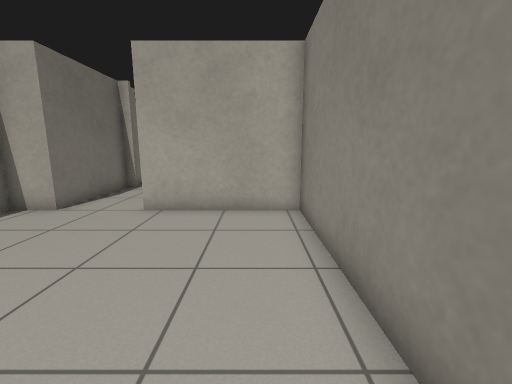
view 1 (above)

24 first-person views from a walk through a world built for the Gazebo simulator. The camera is 1 m above the floor, tilts 10° down and sees 90° across. Floor lines are 1 m apart. The floor is counted in squares, 0.5 m on a side. Each view is taken from the middle of a square. On the plan, view 1 faces up. The plan holds only what a view shows up to about 16 squares ahead; the rest is blank. The place goes on beyond the plan. The robots in the file are not drawn. Simple shapes stand in for some stock models. Surface patterns are stand-ins for the level's own textures.

view 2
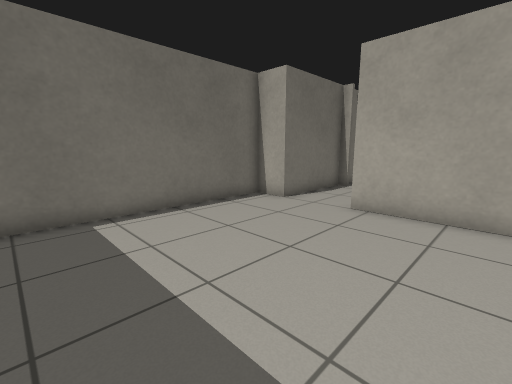

view 3
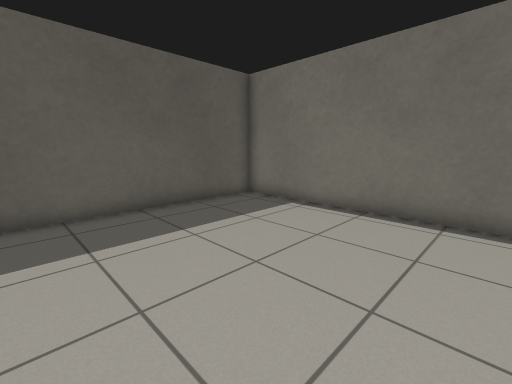

view 4
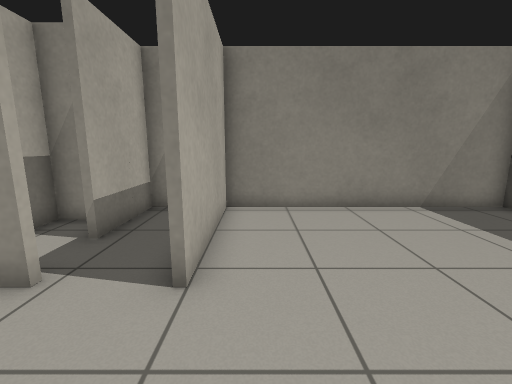

view 5
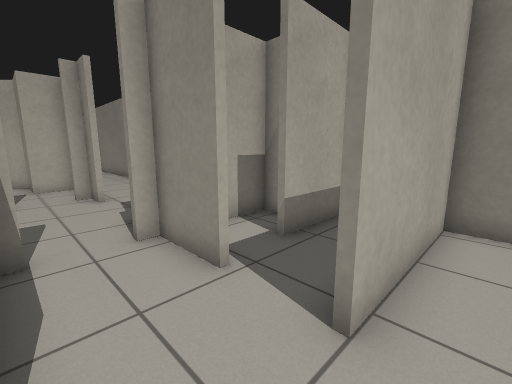

view 6
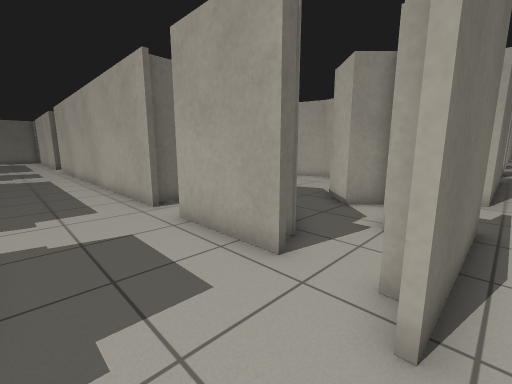

view 7
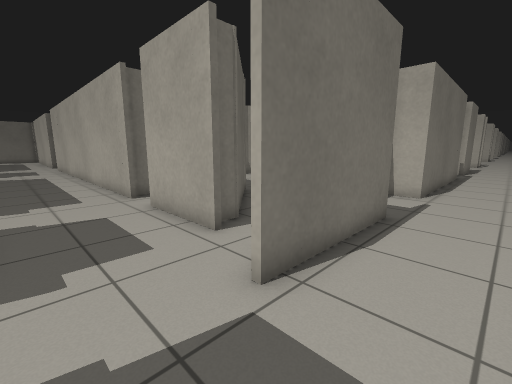

view 8
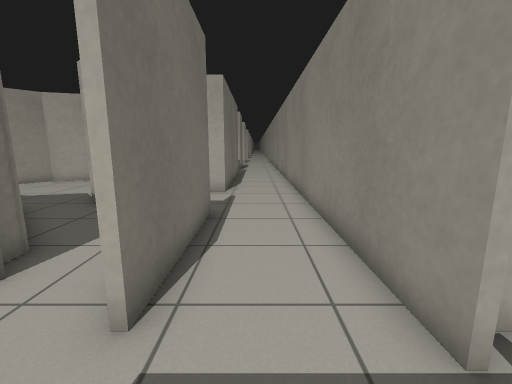

view 9
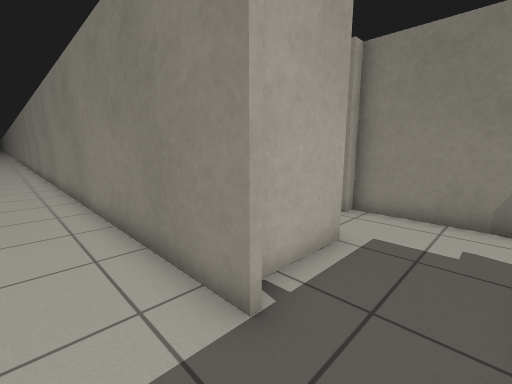

view 10
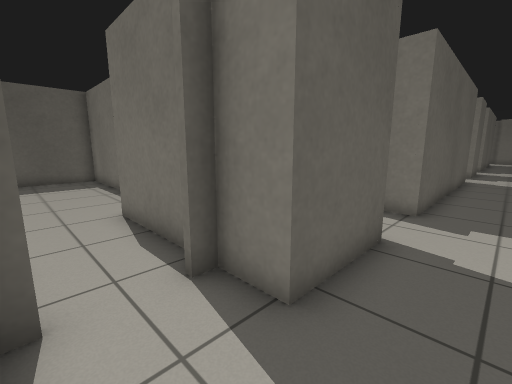

view 11
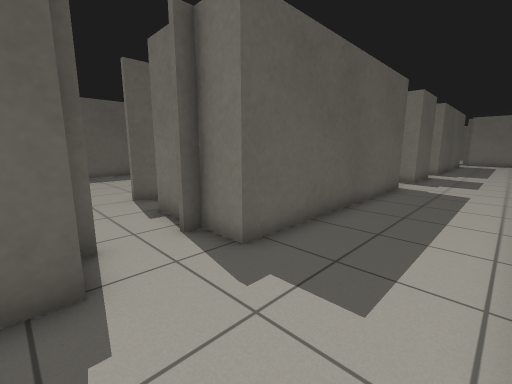

view 12
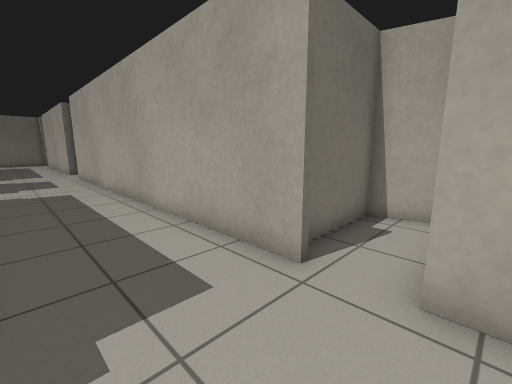

view 13
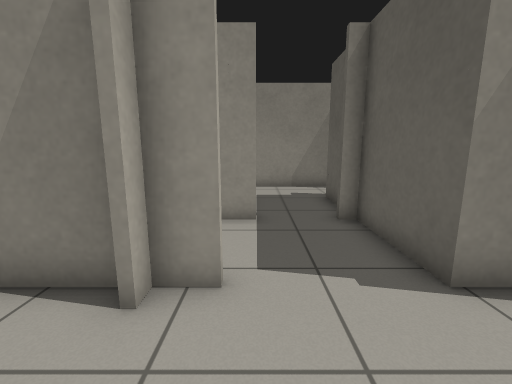

view 14
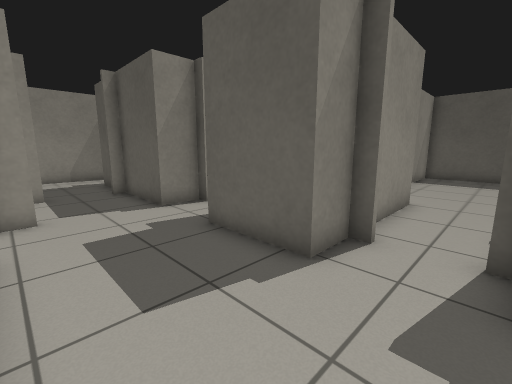

view 15
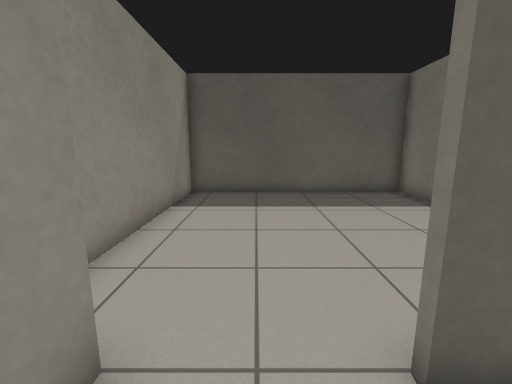

view 16
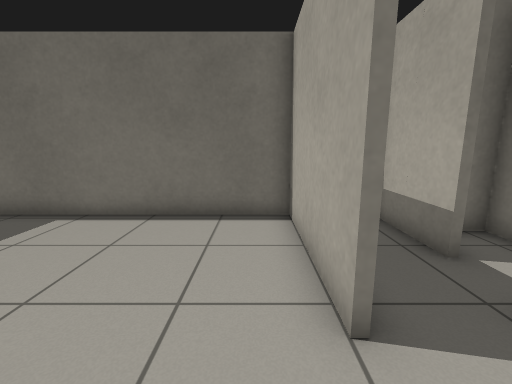

view 17
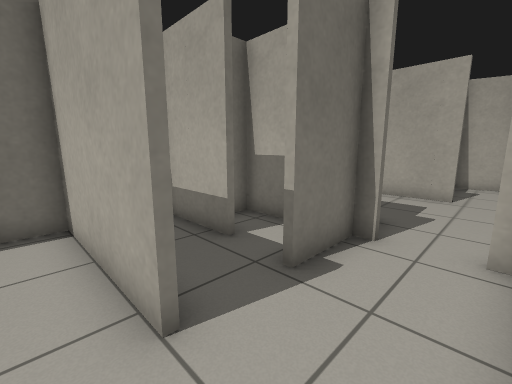

view 18
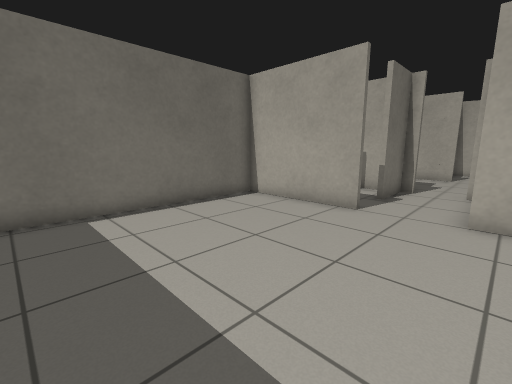

view 19
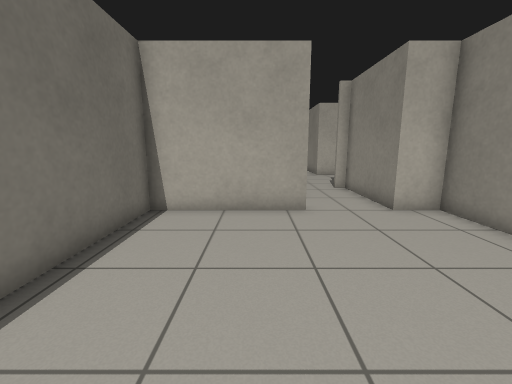

view 20
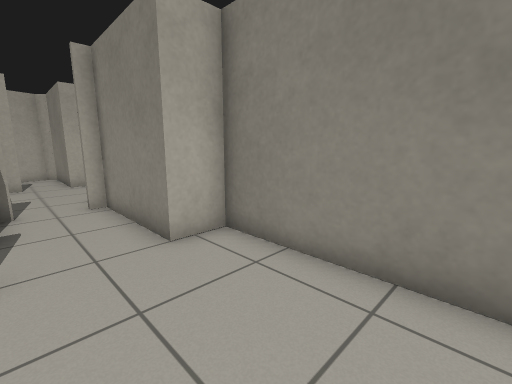

view 21
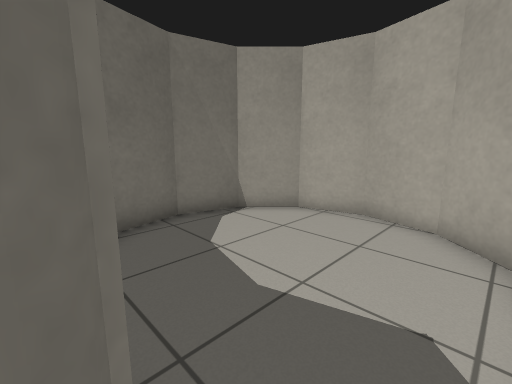

view 22
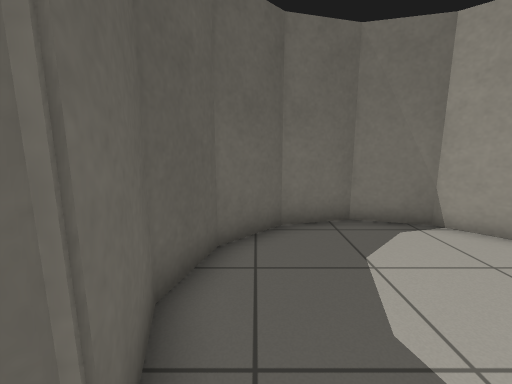

view 23
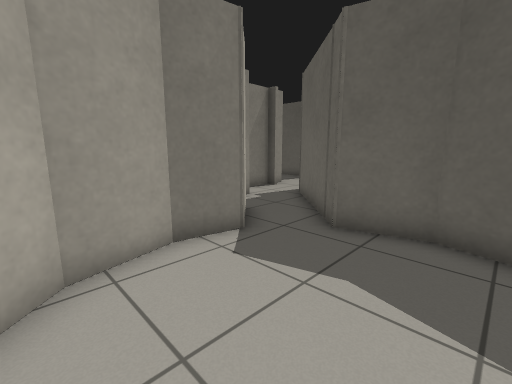

view 24
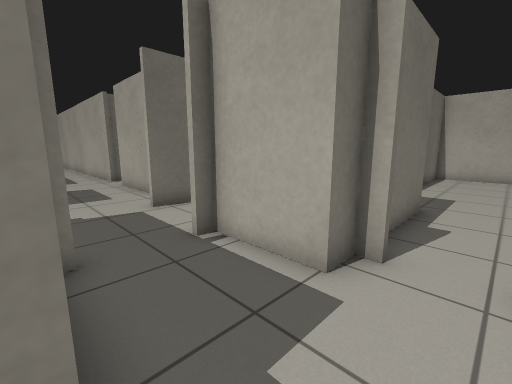

### Floor plan
Points are (right, up) in squares from view 1. A wall is a line through its corners. A room is listed if a view was taken in it or the views show most of it. See-through windows are left out.
Room 1 (views 1, 2, 3, 4, 5)
walls: (-6.4, 8) (-8, 8); (-7.9, 8) (-7.9, -1.4); (-8, -1.3) (1.4, -1.3) (1.4, 8) (-3.6, 8)
ways out: opening at (-4.5, 8) to room 8
Room 2 (views 6, 7, 8, 9, 10, 24)
walls: (-0.1, 16.9) (-0.1, 25.6); (-3.6, 18.5) (-4.1, 18.5); (-3.4, 22.8) (-3.4, 17.4); (3.6, 18.5) (3.1, 18.5) (3.1, 17.5) (0.1, 17.5) (0.1, 17); (-3.6, 14.2) (-0.1, 14.2) (-0.1, 14.8); (1.6, 14.2) (3.1, 14.2) (3.1, 13.8); (3.1, 23.2) (3.1, 20.4); (-3.4, 26.5) (-4.6, 26.5); (5.9, 13.4) (5.9, 18.5)
ways out: opening at (-3.5, 16) to room 3; opening at (-1.5, 26.5); opening at (4.5, 23)
Room 3 (views 11, 12, 13, 14)
walls: (-11.4, 18.5) (-27.5, 18.5); (-22.6, 14.2) (-12.4, 14.2) (-12.4, 10.2); (-9.6, 12.7) (-9.6, 14.2) (-6.4, 14.2) (-6.4, 10.5); (-9.6, 10.5) (-9.6, 12.5); (-5.9, 18.5) (-9.6, 18.5) (-9.6, 22.6) (-10, 23) (-11.9, 22.5) (-11.9, 18.8); (-27.5, 14.2) (-25.4, 14.2) (-25.4, 13.4); (-3.6, 17.4) (-3.6, 18.5); (-3.6, 12.7) (-3.6, 14.2); (-3.6, 10.1) (-3.6, 12.5)
ways out: opening at (-3.5, 16) to room 2; opening at (-11, 11) to room 4; opening at (-5, 18) to room 6; opening at (-5, 10) to room 8
Room 4 (view 15)
walls: (-13.4, 8.2) (-12.4, 8.2); (-14.4, 10.5) (-17, 10.5); (-9.6, 8) (-9.6, 10.5)
ways out: opening at (-11, 11) to room 3; opening at (-11.5, 8) to room 5
Room 5 (views 16, 17, 18, 19, 20)
walls: (-12.4, 8) (-17.4, 8) (-17.4, -1.3) (-8, -1.3); (-8, 8) (-9.6, 8); (-8.1, -1.4) (-8.1, 8)
ways out: opening at (-11.5, 8) to room 4
Room 6 (view 21)
walls: (-6.4, 19.8) (-6.4, 19); (-6, 24.4) (-7, 23.5) (-8.4, 24.9); (-10, 23.2) (-6.4, 19.4); (-3.6, 21.5) (-5.1, 21.5) (-5.1, 23.6) (-5.7, 24.2); (-3.6, 18.7) (-3.6, 20.8)
ways out: opening at (-5, 18) to room 3; opening at (-9, 23) to room 7
Room 7 (views 22, 23)
walls: (-12, 22.7) (-10, 23.2); (-8.4, 24.9) (-8.1, 26.6) (-8.7, 28.6) (-10.1, 30) (-12, 30.5) (-13.9, 30) (-15.4, 28.6) (-15.9, 26.6) (-15.4, 24.7) (-13.9, 23.2) (-11.9, 22.7)
ways out: opening at (-9, 23) to room 6
Room 8 (no view inside)
walls: (-6.4, 10.5) (-6.4, 8); (1.4, 9.9) (1.4, 10.5) (-1.6, 10.5)
ways out: opening at (-4.5, 8) to room 1; opening at (-5, 10) to room 3

Positions as (right, up) in squares from view 1, and headings:
1: (0, 0), facing up
2: (0, 0), facing up-left
3: (0, 7), facing down-left
4: (-7, 7), facing right
5: (-6, 7), facing up-right
6: (-3, 15), facing up-left
7: (-1, 15), facing up-left
8: (-2, 15), facing up
9: (-2, 15), facing up-right
10: (-4, 16), facing down-left
11: (-9, 18), facing down-left
12: (-9, 15), facing up-left
13: (-7, 17), facing right
14: (-12, 18), facing down-right
15: (-11, 10), facing down
16: (-10, 7), facing left
17: (-10, 7), facing up-left
18: (-9, 0), facing up-left
19: (-14, 0), facing up
20: (-12, 3), facing up-right
21: (-9, 23), facing up-left
22: (-9, 24), facing left
23: (-13, 29), facing down-right
24: (5, 14), facing up-left
